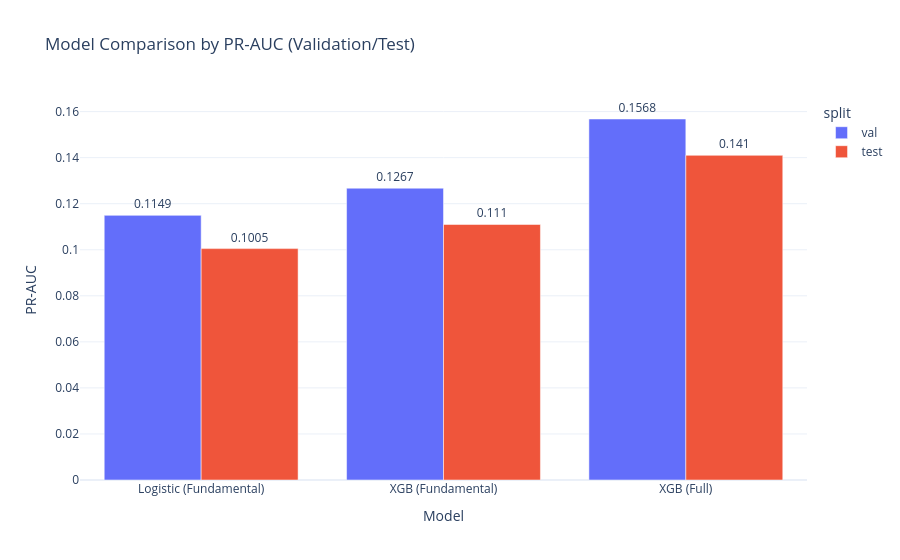

The cell this chart's notebook holds for it:
### Code cell
# Summary table + leaderboard chart
def compute_metrics(y_true, p):
    return {
        "roc_auc": float(roc_auc_score(y_true, p)),
        "pr_auc": float(average_precision_score(y_true, p)),
        "brier": float(brier_score_loss(y_true, p)),
        "base_rate": float(np.mean(y_true)),
    }

rows = []
for model_name, payload in pred_cache.items():
    for split in ["train", "val", "test"]:
        y = payload[f"y_{split}"]
        p = payload[split]
        rows.append({
            "model": model_name,
            "split": split,
            **compute_metrics(y, p),
        })

summary_long = pd.DataFrame(rows)
display(summary_long.sort_values(["split", "pr_auc"], ascending=[True, False]))

fig_summary = px.bar(
    summary_long[summary_long["split"].isin(["val", "test"])],
    x="model",
    y="pr_auc",
    color="split",
    barmode="group",
    text=summary_long[summary_long["split"].isin(["val", "test"])]["pr_auc"].round(4),
    title="Model Comparison by PR-AUC (Validation/Test)",
    template="plotly_white",
)
fig_summary.update_traces(textposition="outside")
fig_summary.update_layout(yaxis_title="PR-AUC", xaxis_title="Model")
fig_summary.show()

### Figure 1 — Plotly figure (JSON) as saved in the notebook; plotly's stock layout.template omitted (floating-point values rounded to 4 significant figures)
{"data": [{"alignmentgroup": "True", "hovertemplate": "split=val<br>model=%{x}<br>pr_auc=%{y}<br>text=%{text}<extra></extra>", "legendgroup": "val", "marker": {"color": "#636efa", "pattern": {"shape": ""}}, "name": "val", "offsetgroup": "val", "orientation": "v", "showlegend": true, "text": [0.1149, 0.1267, 0.1568], "textposition": "outside", "type": "bar", "x": ["Logistic (Fundamental)", "XGB (Fundamental)", "XGB (Full)"], "xaxis": "x", "y": [0.1149, 0.1267, 0.1568], "yaxis": "y"}, {"alignmentgroup": "True", "hovertemplate": "split=test<br>model=%{x}<br>pr_auc=%{y}<br>text=%{text}<extra></extra>", "legendgroup": "test", "marker": {"color": "#EF553B", "pattern": {"shape": ""}}, "name": "test", "offsetgroup": "test", "orientation": "v", "showlegend": true, "text": [0.1005, 0.111, 0.141], "textposition": "outside", "type": "bar", "x": ["Logistic (Fundamental)", "XGB (Fundamental)", "XGB (Full)"], "xaxis": "x", "y": [0.1005, 0.111, 0.141], "yaxis": "y"}], "layout": {"barmode": "group", "legend": {"title": {"text": "split"}, "tracegroupgap": 0}, "title": {"text": "Model Comparison by PR-AUC (Validation/Test)"}, "xaxis": {"anchor": "y", "domain": [0, 1], "title": {"text": "Model"}}, "yaxis": {"anchor": "x", "domain": [0, 1], "title": {"text": "PR-AUC"}}}}
